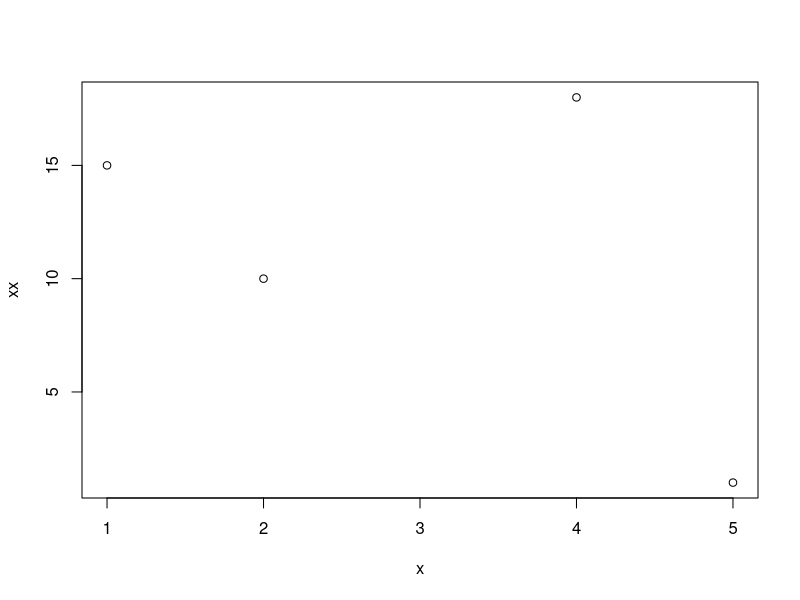
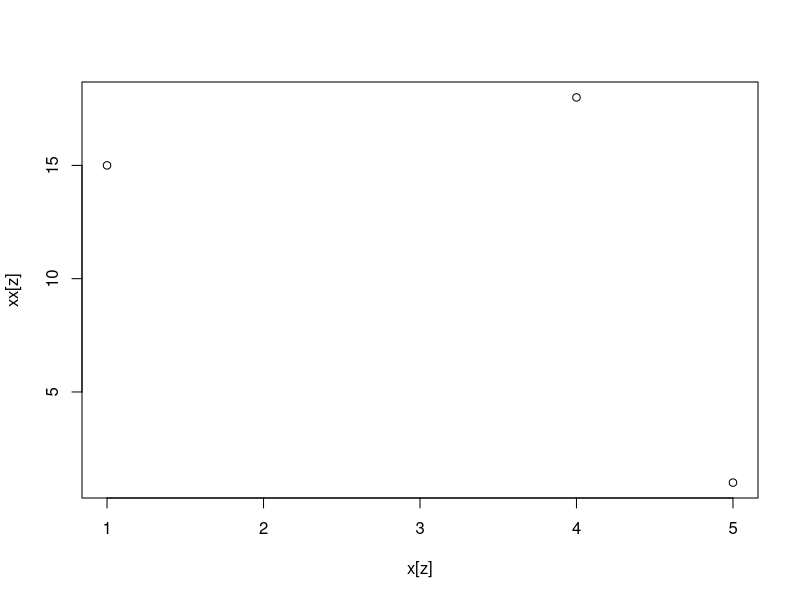
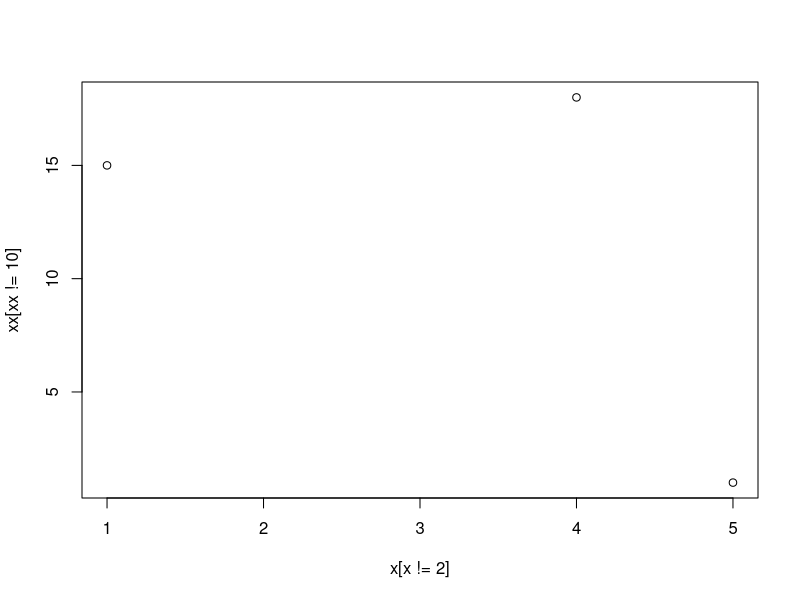
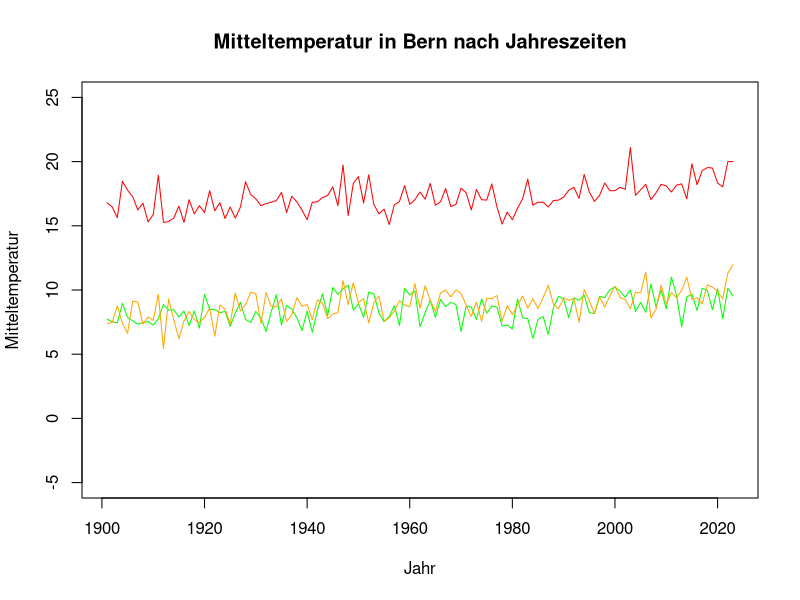

The R source for these figures, in order: (Note: this script raises an error after producing the figures.)
# Übung 2
    
# 1.1

x <- c(5, 2, 1, 4)
xx <- c(1, 10, 15, 18)
z <- c(TRUE, FALSE, TRUE, TRUE)

plot(x,xx)
plot(x[z], xx[z])

plot(x[x != 2], xx[xx != 10])

saison <- read.table("Data/meteodaten_saison.csv", header = TRUE, sep = ",")

str(saison)
head(saison)
summary(saison)

# 2.1 Grafik erstellen

Jahreszeitentabelle <- read.table("Data/meteodaten_saison.csv", 
                     header = TRUE, 
                     sep = ",")

saison_fruehling <- Jahreszeitentabelle[Jahreszeitentabelle[, 2] == "Fruehling(MAM)", ]
saison_sommer <- Jahreszeitentabelle[Jahreszeitentabelle$Saison == "Sommer(JJA)", ]
saison_herbst <- Jahreszeitentabelle[Jahreszeitentabelle$Saison == "Herbst(SON)", ]

plot(saison_fruehling$Jahr, 
     saison_fruehling$Bern_Mitteltemperatur,
     type = "line",
     col = "green",
     xlab = "Jahr",
     ylab = "Mitteltemperatur",
     main = "Mitteltemperatur in Bern nach Jahreszeiten",
     ylim = c(-5, 25)
     )

lines(saison_sommer$Jahr, 
      saison_sommer$Bern_Mitteltemperatur,
      col = "red"
      )

lines(saison_herbst$Jahr,
      saison_herbst$Bern_Mitteltemperatur,
      col = "orange"
      )

lines(saison_winter$Jahr,
      saison_winter$Bern_Mitteltemperatur,
      col = "blue"
      )

legend("topright",
       legend = c("Fruehling", "Sommer", "Herbst", "Winter"),
       col = c("green", "red", "orange", "blue"),
       lty = 1,
       cex = 0.8
       )

abline(mean(saison_fruehling$Bern_Mitteltemperatur),
       0,
       col = "green")




